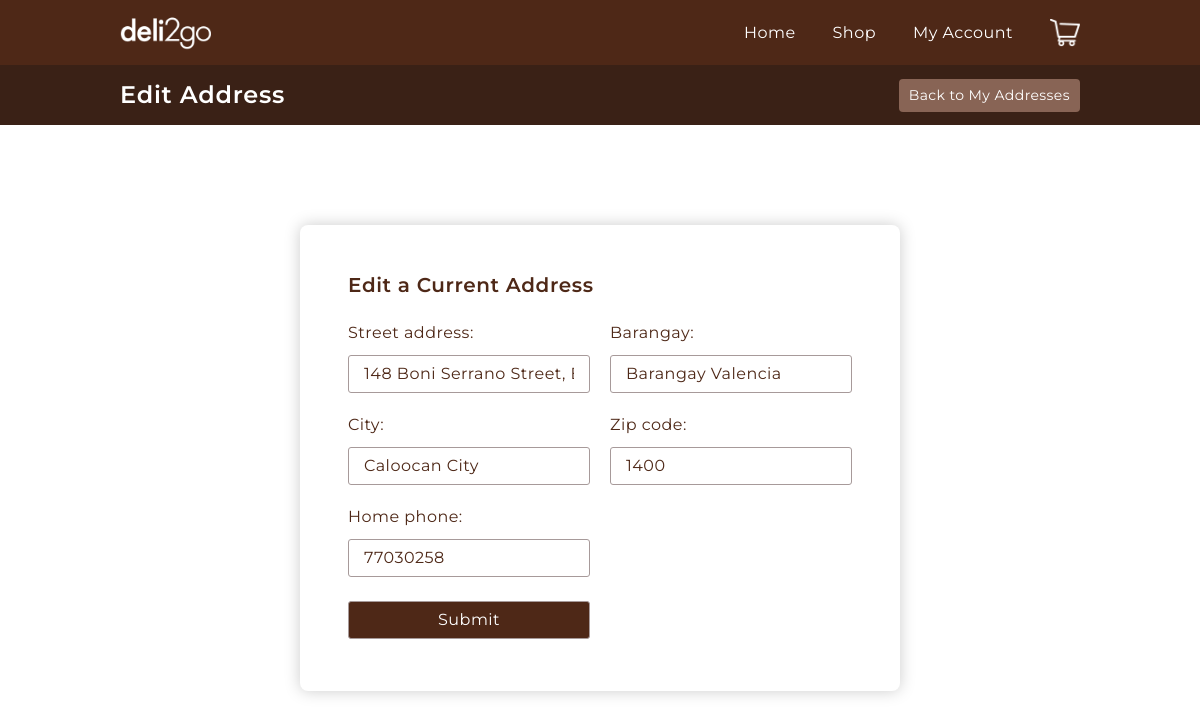
/edit_address/30/ (signed in), run on an earlier commit of the app's database.
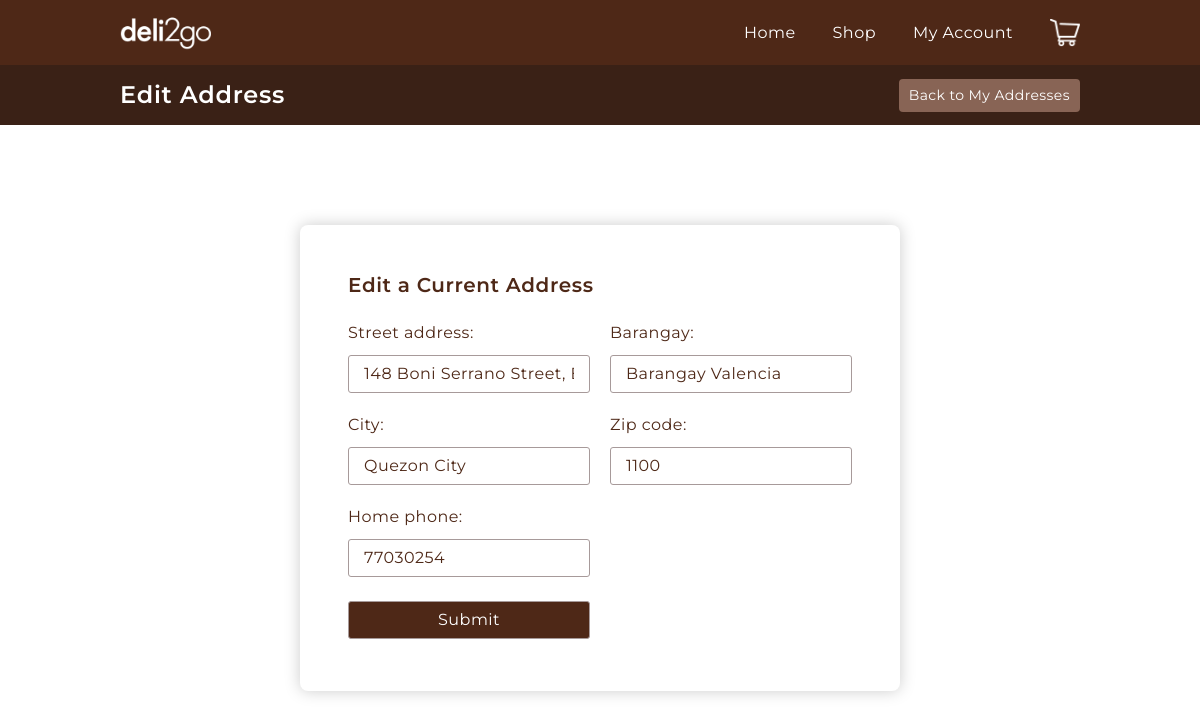
And on a later commit of the database.
### cashier/models.py (models this page shows, shortened)
class Address(models.Model):
    street_address = models.CharField(max_length=70)
    barangay = models.CharField(max_length=50)
    city = models.CharField(max_length=50)
    zip_code = models.CharField(max_length=4)
    home_phone = models.CharField(max_length=8)
    customer = models.ForeignKey(Customer, on_delete=models.CASCADE)

### customer/views.py (the view, shortened to what this page needs)
# urls.py: path('edit_address/<str:pk>/', views.edit_address, name="edit-address"),
@login_required(login_url="login")
def edit_address(request, pk):
    address = Address.objects.get(pk=pk)
    form = AddressForm(instance=address)
    context = {'form': form}
    return render(request, 'customer/dashboard/addresses/edit_address.html', context)

### customer/forms.py
class AddressForm(ModelForm):
    class Meta:
        model = Address
        fields = '__all__'
        widgets = {
            'customer': TextInput(attrs={"readonly":"true", "class":"invisible"}),
            'street_address':TextInput(attrs={"placeholder":"Unit 54, Tower 3, 123 Sesame Street"}),
            'city':TextInput(attrs={"placeholder":"Quezon City"}),
            'home_phone':TextInput(attrs={"placeholder":"8 digit landline (ex. 87241234)", "minlength":8, "maxlength":8}),
            'barangay':TextInput(attrs={"placeholder":"Barangay Valencia"}),
            'zip_code':TextInput(attrs={"placeholder":"1100", "minlength":4})
        }

### templates/customer/dashboard/addresses/edit_address.html (shortened to what this page needs)
{% extends 'base.html' %}
{% block topbar %}
<h4>Edit Address</h4>
{% endblock topbar %}
{% block topbar-button %}
<a href="{% url 'addresses' %}"><button>Back to My Addresses</button></a>
{% endblock topbar-button %}
{% block content %}
<main class="add-address-page card-bg p-5 mb-5 w-50 mx-auto">
    <h5 class="mb-4">Edit a Current Address</h5>
    <form method="POST">
        <div class="add-address__content two-col-form my-1 mx-0">
            <div class="form-field">
                <div class="label">{{form.street_address.label}}:</div>
                {{form.street_address}}
            </div>
            <div class="form-field">
                <div class="label">{{form.barangay.label}}:</div>
                {{form.barangay}}
            </div>
            <div class="form-field">
                <div class="label">{{form.city.label}}:</div>
                {{form.city}}
            </div>
            <div class="form-field">
                <div class="label">{{form.zip_code.label}}:</div>
                {{form.zip_code}}
            </div>
            <div class="form-field">
                <div class="label">{{form.home_phone.label}}:</div>
                {{form.home_phone}}
            </div>
            <div class="form-field">{{form.customer}}</div>
            <div class="submit d-flex justify-content-end align-items-end">
                <input
                    class="add-items__submit bg-darkbrown text-white b-0 w-100 mt-1"
                    type="submit"
                    value="Submit"
                />
            </div>
        </div>
    </form>
</main>
{% endblock content %}

What changed in the data, as far as the page shows it:
changed Address "148 Boni Serrano Street, Barangay 91": city "Caloocan City" → "Quezon City"; zip_code "1400" → "1100"; home_phone "77030258" → "77030254"
